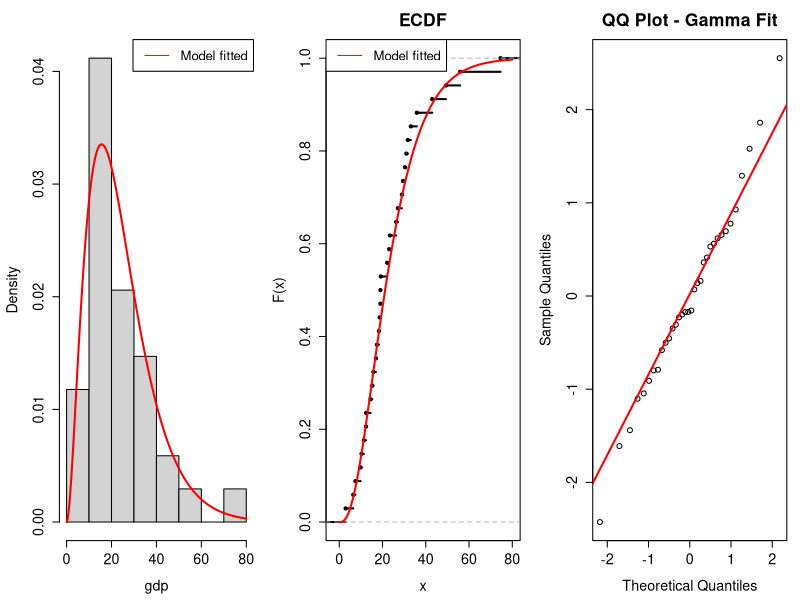

The R source for this figure:
# NSII - Unbiased estimation under the Gamma distribution
# Reproduces Section 5 (applications)
# Base R only (R >= 4.0). 
#
# Outputs (in output/): fig_gamma_fit.pdf, gof_tests.csv,
#                       table5_gdp.csv, table6_gdp.csv

B_GOF  <- 10000L  # GOF bootstrap replicates
B_BOOT <-  5000L  # CI bootstrap resamples
SEED   <-  2026L
CONF   <-  0.95

dir.create("output", showWarnings = FALSE)

# ---- Data -------------------------------------------------------------------
# GDP per capita, PPP (constant 2021 int. $, thousands), 2023, World Bank
# NY.GDP.PCAP.PP.KD via Our World in Data. Same data in data/gdp_data.csv.

countries <- c(
  "Haiti", "Honduras", "Nicaragua", "Bolivia", "Jamaica",
  "El Salvador", "Guatemala", "Belize", "Ecuador", "Peru",
  "Paraguay", "Grenada", "Dominica", "St. Vincent and the Grenadines",
  "Colombia", "Brazil", "Suriname", "Barbados", "Mexico",
  "Dominican Republic", "Saint Lucia", "Costa Rica", "Argentina",
  "Antigua and Barbuda", "Chile", "St. Kitts and Nevis",
  "Uruguay", "Trinidad and Tobago", "Bahamas", "Panama",
  "Puerto Rico", "Guyana", "Canada", "United States")

gdp <- c(
   2.956,  6.468,  7.487,  9.844, 10.291, 11.404, 12.389, 12.455,
  14.472, 15.294, 15.783, 16.946, 17.420, 18.335, 18.692, 19.018,
  19.044, 19.224, 22.143, 23.088, 23.403, 26.293, 27.105, 28.967,
  29.463, 30.409, 31.019, 31.706, 33.106, 35.864, 42.995, 49.315,
  55.919, 74.578)
names(gdp) <- countries
# gdp <- setNames(read.csv("data/gdp_data.csv")$gdp, countries)  # alternative

n <- length(gdp)
summary(gdp)

# ---- Gamma MLE (profile score equation in alpha) ----------------------------
gamma_mle <- function(x) {
  s  <- log(mean(x)) - mean(log(x))
  f  <- function(a) log(a) - digamma(a) - s
  lo <- 1e-6; hi <- 1
  while (f(hi) > 0) hi <- hi * 2
  while (f(lo) < 0) lo <- lo / 2
  a <- uniroot(f, c(lo, hi), tol = .Machine$double.eps^0.75)$root
  c(alpha = a, lambda = a / mean(x))
}

pars <- gamma_mle(gdp)
al <- pars[["alpha"]]; la <- pars[["lambda"]]
print(pars)

# ---- Figure 1 ---------------------------------------------------------------
plot_fit <- function() {
  par(mfrow = c(1, 3), mar = c(4.5, 4.5, 3, 1))
  xs <- seq(0, 80, length.out = 400)
  hist(gdp, probability = TRUE, breaks = 10, main = "", xlab = "gdp",
       cex.axis = 1.3, cex.lab = 1.3)
  lines(xs, dgamma(xs, al, la), col = "red", lwd = 2)
  legend("topright", "Model fitted", lty = 1, col = "red", cex = 1.2)
  plot(ecdf(gdp), main = "ECDF", xlab = "x", ylab = "F(x)", lwd = 2,
       cex.main = 1.6, cex.axis = 1.3, cex.lab = 1.3)
  lines(xs, pgamma(xs, al, la), col = "red", lwd = 2)
  legend("topleft", "Model fitted", lty = 1, col = "red", cex = 1.2)
  res <- qnorm(pgamma(sort(gdp), al, la))
  qqnorm(res, main = "QQ Plot - Gamma Fit", cex.main = 1.6,
         cex.axis = 1.3, cex.lab = 1.3)
  qqline(res, col = "red", lwd = 2)
}
pdf("output/fig_gamma_fit.pdf", width = 12, height = 4); plot_fit(); invisible(dev.off())

# ---- Goodness of fit (parametric bootstrap, both parameters re-estimated) ---
gof_stats <- function(x, alpha, lambda) {
  u <- sort(pgamma(x, shape = alpha, rate = lambda))
  n <- length(u); i <- seq_len(n)
  c(KS  = max(pmax(i/n - u, u - (i - 1)/n)),
    CvM = sum((u - (2*i - 1)/(2*n))^2) + 1/(12*n),
    AD  = -n - mean((2*i - 1) * (log(u) + log1p(-rev(u)))))
}

obs_gof <- gof_stats(gdp, al, la)
set.seed(SEED)
boot_gof <- replicate(B_GOF, {
  xb <- rgamma(n, shape = al, rate = la)
  pb <- gamma_mle(xb)
  gof_stats(xb, pb[["alpha"]], pb[["lambda"]])
})
gof_tab <- data.frame(test = names(obs_gof), statistic = obs_gof,
                      p_value = rowMeans(boot_gof >= obs_gof), row.names = NULL)
print(gof_tab, digits = 4)
write.csv(gof_tab, "output/gof_tests.csv", row.names = FALSE)

# ---- Kernels with m = 2 (Table 5) and sharp constants C_g -------------------
p <- 0.5; th <- 1; bt <- 1
K2 <- list(
  Gini      = list(g = function(a, b) abs(a - b), Cg = 1),
  Power     = list(g = function(a, b) (a^p + b^p) * (a + b)^(1 - p),
                   Cg = max(1, 2^(1 - p))),
  Symmetric = list(g = function(a, b) a^th * b^bt / (a + b)^(th + bt - 1),
                   Cg = th^th * bt^bt / (th + bt)^(th + bt)),
  Maximum   = list(g = function(a, b) pmax(a, b), Cg = 1),
  Minimum   = list(g = function(a, b) pmin(a, b), Cg = 0.5),
  SCV       = list(g = function(a, b) (a - b)^2 / (a + b), Cg = 1),
  Product   = list(g = function(a, b) a * b / (a + b), Cg = 1/4)
)

# ---- Order-statistic kernels (Table 6) --------------------------------------
# sum_{|S|=m} x_{k:S} = sum_i C(i-1,k-1) C(n-i,m-k) x_(i)
os_coef <- function(n, m, a) {
  i <- seq_len(n); cc <- numeric(n)
  for (k in seq_len(m))
    if (a[k] != 0) cc <- cc + a[k] * choose(i - 1, k - 1) * choose(n - i, m - k)
  cc / choose(n, m)
}
hat_I     <- function(x, m, a, Cg) sum(os_coef(length(x), m, a) * sort(x)) /
                                   (Cg * m * mean(x))
hat_I_mat <- function(Xs, m, a, Cg, xbar)
  as.vector(crossprod(os_coef(nrow(Xs), m, a), Xs)) / (Cg * m * xbar)

# Theoretical indices under Gamma(alpha, 1)
aux_A <- function(alpha, r)
  integrate(function(t) 1 - pgamma(t, shape = alpha)^r, 0, Inf,
            rel.tol = 1e-11, subdivisions = 500L)$value
EX <- function(alpha, m, k) {  # E[X_{k:m}]
  r <- k:m
  sum((-1)^(r - k) * choose(r - 1, k - 1) * choose(m, r) *
        vapply(r, function(rr) aux_A(alpha, rr), numeric(1)))
}
I_lin <- function(alpha, a) {
  m <- length(a)
  sum(a * vapply(seq_len(m), function(k) EX(alpha, m, k), numeric(1))) / (m * alpha)
}

cfg <- function(family, a, Cg = 1, conf = "--") {
  list(family = family, m = length(a), a = a, Cg = Cg, conf = conf,
       Ifun = function(alpha) I_lin(alpha, a) / Cg)
}
ext <- function(m, j, k) {
  a <- numeric(m); a[j] <- -1; a[k] <- 1
  cfg("Extended mth Gini", a, 1/(m - k + 1), sprintf("(%d,%d)", j, k))
}
TAB6 <- list(
  cfg("mth Gini", c(-1, 0, 1)), cfg("mth Gini", c(-1, 0, 0, 1)),
  ext(3, 1, 2), ext(3, 2, 3), ext(4, 1, 2), ext(4, 2, 3), ext(4, 3, 4),
  cfg("Linear Order-Statistic", c(-1, 0, 0, 1),    conf = "(-1,0,0,1)"),
  cfg("Linear Order-Statistic", c(-1, 0, 0, 0, 1), conf = "(-1,0,0,0,1)")
)

# ---- Bootstrap resamples (shared by Tables 5 and 6) -------------------------
qs <- c((1 - CONF)/2, 1 - (1 - CONF)/2)
set.seed(SEED)
XB    <- matrix(sample(gdp, n * B_BOOT, replace = TRUE), n, B_BOOT)
XBs   <- apply(XB, 2, sort)
xbarB <- colMeans(XB)
alpha_b <- vapply(seq_len(B_BOOT), function(b)
  gamma_mle(rgamma(n, shape = al, rate = la))[["alpha"]], numeric(1))

# spline of I(alpha) over the bootstrap range (avoids B integrations)
make_spline <- function(Ifun, n_grid = 400L) {
  gr <- seq(max(0.2, min(alpha_b) * 0.98), max(alpha_b) * 1.02, length.out = n_grid)
  splinefun(gr, vapply(gr, Ifun, numeric(1)), method = "natural")
}

# ---- Table 5 ----------------------------------------------------------------
prs <- combn(n, 2L)
Ai  <- XB[prs[1L, ], , drop = FALSE]
Aj  <- XB[prs[2L, ], , drop = FALSE]

tab5 <- do.call(rbind, lapply(names(K2), function(nm) {
  k    <- K2[[nm]]
  est  <- mean(k$g(gdp[prs[1L, ]], gdp[prs[2L, ]])) / (k$Cg * 2 * mean(gdp))
  bval <- colMeans(k$g(Ai, Aj)) / (k$Cg * 2 * xbarB)
  ci   <- quantile(bval, qs, names = FALSE)
  data.frame(index = nm, Cg = k$Cg, est = est, se = sd(bval),
             lo = ci[1], hi = ci[2])
}))
print(tab5, digits = 4)
write.csv(tab5, "output/table5_gdp.csv", row.names = FALSE)

# ---- Table 6 ----------------------------------------------------------------
tab6 <- do.call(rbind, lapply(TAB6, function(cf) {
  b_np <- hat_I_mat(XBs, cf$m, cf$a, cf$Cg, xbarB)
  b_pr <- make_spline(cf$Ifun)(alpha_b)
  ci_np <- quantile(b_np, qs, names = FALSE)
  ci_pr <- quantile(b_pr, qs, names = FALSE)
  data.frame(index = cf$family, m = cf$m, conf = cf$conf,
             np_est = hat_I(gdp, cf$m, cf$a, cf$Cg), np_se = sd(b_np),
             np_lo = ci_np[1], np_hi = ci_np[2],
             par_est = cf$Ifun(al), par_se = sd(b_pr),
             par_lo = ci_pr[1], par_hi = ci_pr[2])
}))
print(tab6, digits = 4)
write.csv(tab6, "output/table6_gdp.csv", row.names = FALSE)
